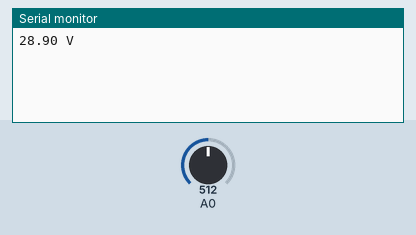
Bench run of a sketch on a simulated Arduino Uno, built with avr-gcc and run on an emulated ATmega328P. Shown: the last lines printed to the serial monitor. The inputs (shaded band) are chosen by the test bench; at power-on: A0 = 512.

Above: at 1.2 s.
1.3 s: A0 set to 716
At 2.4 s:
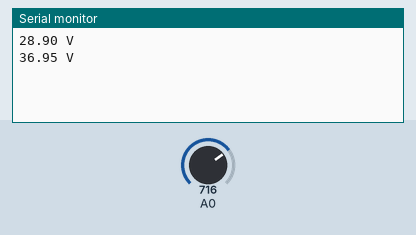
2.8 s: A0 set to 900
At 3.8 s:
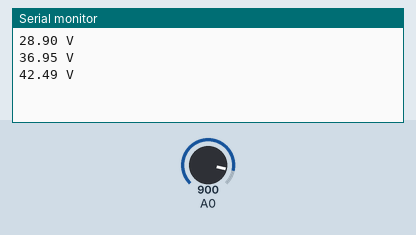
Timing chart, 0 to 5.8 s (numbered marks = the images above; inputs shaded):
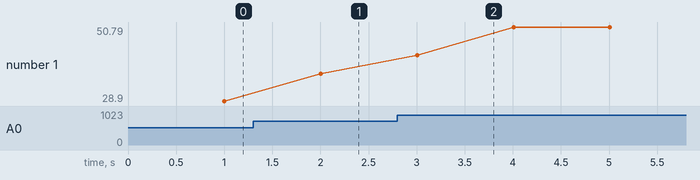

The sketch:

RunBattery.ino
```cpp
//we nemen 10 waarden vanaf pin A2 om de 10ms.
//Deze 10 worden gebruikt om een gemiddelde te maken over de waarden

#include "SpanningsLezer.h"

  //SpanningsLezer battery1(A0);
  SpanningsLezer battery2(A1);
  SpanningsLezer battery3(A2);
  SpanningsLezer battery4(A3);
void setup() {
  Serial.begin(9600); //Bepaalt de snelheid van de transmissie van de informatie in baud (bits/s)

}

void loop() {
  //battery1.SpanningMeten(10);
  battery2.SpanningMeten(10);
  battery3.SpanningMeten(10);
  battery4.SpanningMeten(10);

}
```

List.cpp
```cpp
#include "List.h"
//There is no list method on Arduino, we need to make a hole new one. Taken from : https://arduino.stackexchange.com/questions/69064/use-stdlist-in-arduino-programming
    void List::append(float item) {
        if (length < 100) data[length++] = item; //max length list = 100 waarden. If we want more space : change list.h data too.
    }
    void List::remove(byte index) {
        if (index >= length) return;
        memmove(&data[index], &data[index+1], length - index - 1);
        length--;
    }
```

List.h
```cpp
#include "Arduino.h"

class List{
  public:
   byte length;
   byte data[100];
   void append(float item);
   void remove(byte index);
};
```

SpanningsLezer.cpp
```cpp
#include "SpanningsLezer.h"


SpanningsLezer::SpanningsLezer(int batterijPin){
  this->som = 0;
  this->listSpanningen = List();

}
void SpanningsLezer::SpanningMeten(int aantalMetingen){
  int meting = 0;
  while(meting<aantalMetingen){
    som += analogRead(batterijPin);
    meting += 1;
    delay(100); //Elke meting wordt om de 10 ms uitgevoerd TE VERANDEREN, mss een meting elke 3sec om een waarde in de list toe te voegen elke 30 sec => *2sec*45min = 90 waarden in TE VERBETEREN
 }
  float spanning =  som/(float)aantalMetingen*5/1023*11.547; //11.547 door calibratie
  Serial.print(spanning);
  Serial.println(" V");
  this->som = 0;
  (this->listSpanningen).append(spanning);
}
```

SpanningsLezer.h
```cpp
#pragma once
#include "List.h"

class SpanningsLezer{
  public:
  float som;
  int batterijPin;
  int aantalMetingen;
  List listSpanningen;
  SpanningsLezer(int batterijPin);
  void SpanningMeten(int aantalMetingen);
};
```

Measured:
- after the input at 1.3 s, the serial monitor: prints a new line after 0.70 s (image 1)
- after the input at 2.8 s, the serial monitor: prints a new line after 0.21 s (image 2)
- plotted number 1: 28.9 → 36.95 after the input at 1.3 s, 36.95 → 50.79 after the input at 2.8 s
